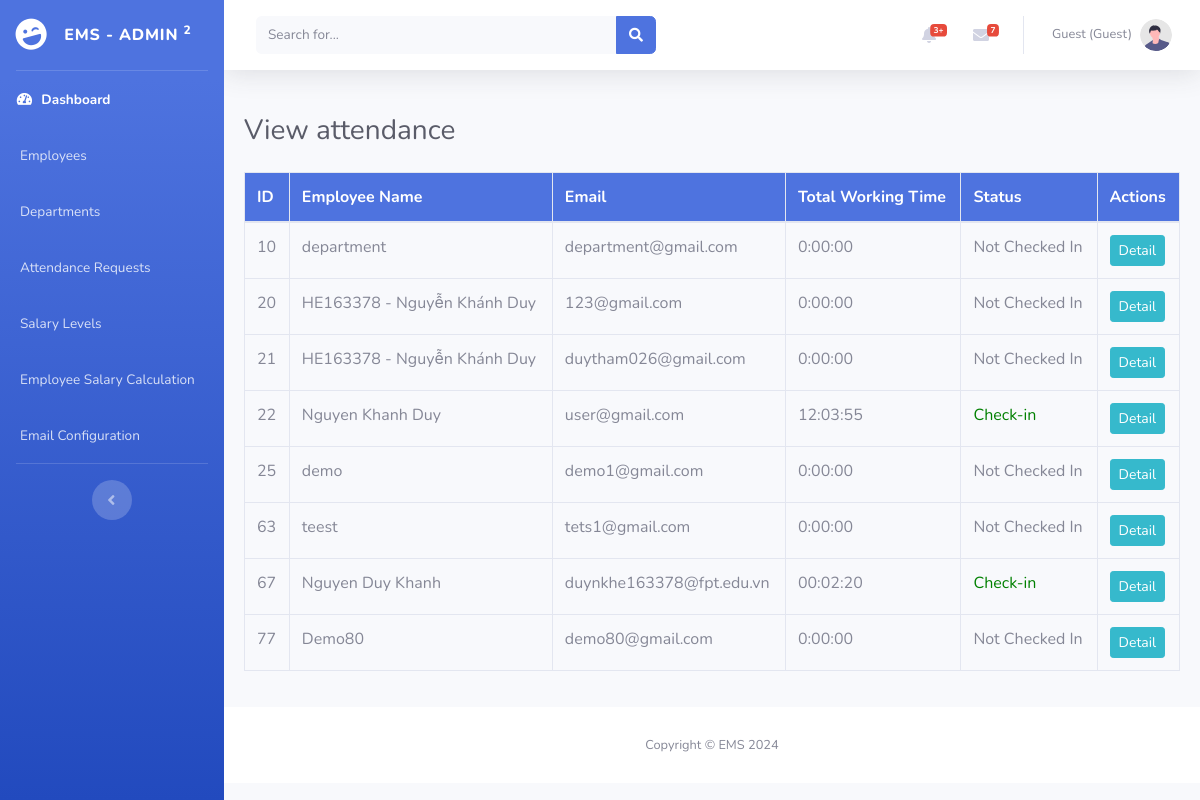
Screenshot of /admin/attendance.php?department_id=1 with the database file from the repository.
### tables this page shows
CREATE TABLE `user` (
  `Id` int NOT NULL AUTO_INCREMENT,
  `FullName` varchar(255) NOT NULL,
  `Email` varchar(255) NOT NULL,
  `PhoneNumber` varchar(15) DEFAULT NULL,
  `Position` varchar(100) DEFAULT NULL,
  `Password` varchar(255) NOT NULL,
  `DepartmentID` int DEFAULT NULL,
  `RoleID` int NOT NULL,
  `Status` enum('active','inactive') DEFAULT 'active',
  `salary_level_id` int DEFAULT NULL,
  PRIMARY KEY (`Id`),
  UNIQUE KEY `Email_UNIQUE` (`Email`),
  KEY `RoleID` (`RoleID`),
  KEY `user_ibfk_1` (`DepartmentID`),
  KEY `salary_level_id` (`salary_level_id`),
  CONSTRAINT `user_ibfk_1` FOREIGN KEY (`DepartmentID`) REFERENCES `department` (`Id`) ON DELETE CASCADE ON UPDATE CASCADE,
  CONSTRAINT `user_ibfk_2` FOREIGN KEY (`RoleID`) REFERENCES `role` (`Id`) ON DELETE CASCADE ON UPDATE CASCADE,
  CONSTRAINT `user_ibfk_3` FOREIGN KEY (`salary_level_id`) REFERENCES `salary_levels` (`id`)
);

### admin/attendance.php (the view, shortened to what this page needs)
<?php
include '../config.php';
$departmentId = isset($_GET['department_id']) ? intval($_GET['department_id']) : 0;
$query = "SELECT u.Id, u.FullName, u.Email,
                 (SELECT ActionType FROM CheckInOut co WHERE co.UserID = u.Id ORDER BY co.LogDate DESC, co.CheckInTime DESC LIMIT 1) AS LastAction,
                 SEC_TO_TIME(SUM(TIMESTAMPDIFF(SECOND, co.CheckInTime, co.CheckOutTime))) AS TotalWorkingTime
          FROM User u
          LEFT JOIN CheckInOut co ON u.Id = co.UserID
          WHERE u.DepartmentID = :departmentId
          GROUP BY u.Id";
$stmt = $conn->prepare($query);
$stmt->bindParam(':departmentId', $departmentId, PDO::PARAM_INT);
$stmt->execute();
$employees = $stmt->fetchAll(PDO::FETCH_ASSOC);
?>
<!DOCTYPE html>
<html lang="en">
<head>
    <link href="../vendor/fontawesome-free/css/all.min.css" rel="stylesheet" type="text/css">
    <link href="../css/sb-admin-2.min.css" rel="stylesheet">
</head>
<body id="page-top">
    <div id="wrapper">
        <?php include('../admin/sidebar.php') ?>
        <div id="content-wrapper" class="d-flex flex-column">
            <div id="content">
                <?php include('../templates/navbar.php') ?>
                <div class="container-fluid table-container">
                    <h1 class="h3 mb-4 text-gray-800">View attendance</h1>
                    <div class="table-responsive">
                        <table class="table table-bordered" id="dataTable">
                            <thead>
                                <tr>
                                    <th>ID</th>
                                    <th>Employee Name</th>
                                    <th>Email</th>
                                    <th>Total Working Time</th>
                                    <th>Status</th>
                                    <th>Actions</th>
                                </tr>
                            </thead>
                            <tbody>
                                <?php if (count($employees) > 0): ?>
                                    <?php foreach ($employees as $employee): ?>
                                        <tr>
                                            <td><?= htmlspecialchars($employee['Id']); ?></td>
                                            <td><?= htmlspecialchars($employee['FullName']); ?></td>
                                            <td><?= htmlspecialchars($employee['Email']); ?></td>
                                            <td><?= htmlspecialchars($employee['TotalWorkingTime'] ?: '0:00:00'); ?></td>
                                            <td>
                                                <?php if ($employee['LastAction'] === 'checkin'): ?>
                                                    <span style="color: green;">Check-in</span>
                                                <?php elseif ($employee['LastAction'] === 'checkout'): ?>
                                                    <span style="color: red;">Check-out</span>
                                                <?php else: ?>
                                                    <span>Not Checked In</span>
                                                <?php endif; ?>
                                            </td>
                                            <td>
                                                <a href="attendance_detail.php?user_id=<?= htmlspecialchars($employee['Id']); ?>" class="btn btn-info btn-sm">Detail</a>
                                            </td>
                                        </tr>
                                    <?php endforeach; ?>
                                <?php else: ?>
                                    <tr>
                                        <td colspan="4">No employees found in this department.</td>
                                    </tr>
                                <?php endif; ?>
                            </tbody>
                        </table>
                    </div>
                </div>
                <?php include('../admin/footer.php') ?>
            </div>
        </div>
</body>
</html>

### admin/attendance.php (style rules this page uses)
.table-container { padding: 20px; }
table { width: 100%; border-collapse: collapse; }
th, td { padding: 12px; text-align: left; border-bottom: 1px solid #ddd; }
th { background-color: #4e73df; color: white; }

### rows the page displays
user: Id "10", FullName "department", Email "department@gmail.com", TotalWorkingTime "0:00:00", shows "Not Checked In"
user: Id "20", FullName "HE163378 - Nguyễn Khánh Duy", Email "123@gmail.com", TotalWorkingTime "0:00:00", shows "Not Checked In"
user: Id "21", FullName "HE163378 - Nguyễn Khánh Duy", Email "duytham026@gmail.com", TotalWorkingTime "0:00:00", shows "Not Checked In"
user: Id "22", FullName "Nguyen Khanh Duy", Email "user@gmail.com", TotalWorkingTime "12:03:55", shows "Check-in"
user: Id "25", FullName "demo", Email "demo1@gmail.com", TotalWorkingTime "0:00:00", shows "Not Checked In"
user: Id "63", FullName "teest", Email "tets1@gmail.com", TotalWorkingTime "0:00:00", shows "Not Checked In"
user: Id "67", FullName "Nguyen Duy Khanh", Email "duynkhe163378@fpt.edu.vn", TotalWorkingTime "00:02:20", shows "Check-in"
user: Id "77", FullName "Demo80", Email "demo80@gmail.com", TotalWorkingTime "0:00:00", shows "Not Checked In"

### other values shown
$userEmail . " (" . $role . ")" "Guest (Guest)"
